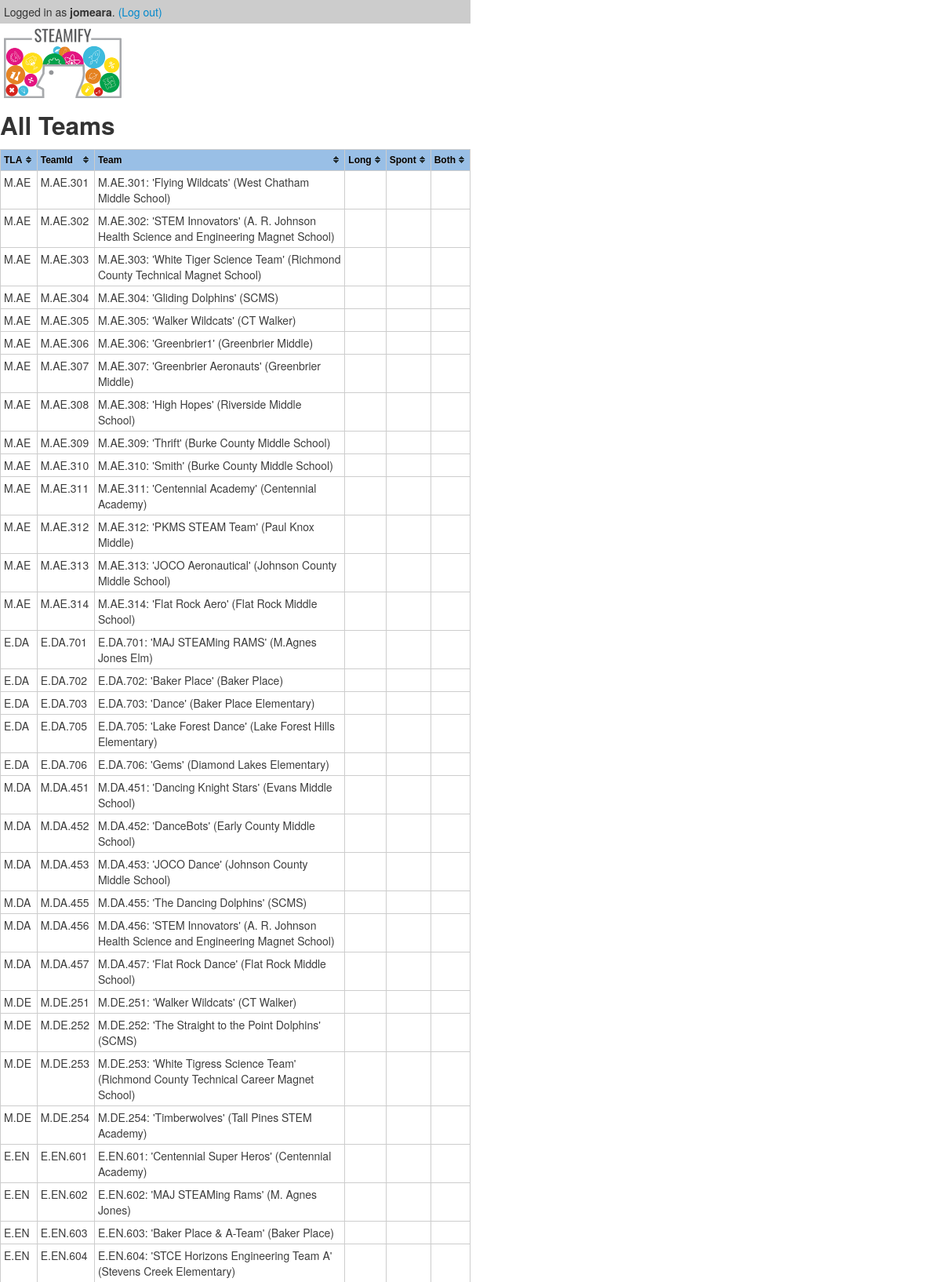
The app's page /steamify/adminstatus (signed in, upper part) with its own data.
### steamify/models.py (models this page shows, shortened)
class Team(models.Model):
    dotted_id = models.CharField(max_length=20, primary_key=True)
    name = models.CharField(max_length=300)
    school_name = models.CharField(max_length=300)
    def __str__(self):
        return "{}: '{}' ({})".format(self.dotted_id, self.name, self.school_name)
    def get_attached_Shared_type(self):
        from .utils.misc import tla_from_fullId
        team_tla = tla_from_fullId(self.dotted_id)
        for Compet in ALL_EXCEPT_SPONT:
            if Compet.TLA.upper() == team_tla.upper():
                return Compet
        raise ValueError("Could not find a competition for that TeamID.")
    def three_averages(self):
        lon = avg_long_score(self)
        spon = avg_spont_score(self)
        both = avg_both(lon=lon, spon=spon)
        return {
            "lon": lon,
            "spon": spon,
            "both": both
        }

### steamify/views.py (the view)
# urls.py: path('adminstatus', AdminStatusView.as_view(), name="adminstatus"),
class AdminStatusView(UserPassesTestMixin, TemplateView):
    template_name = 'steamify/adminstatus.html'
    def test_func(self):
        user = self.request.user
        return user.is_staff and user.is_superuser
    def get_context_data(self, **kwargs):
        context = super().get_context_data(**kwargs)
        context['all_entries_by_category'] = all_entries_by_category()
        context['all_team_objects'] = [precalcTeam(x) for x in Team.objects.all()]
        return context

### steamify/models.py (called while the page is built)
def mean(lis):
    al = list(lis)
    return sum(al) / len(al)

def _judgeMultiSubmit(judgeScores):
    judges = [x.judge for x in judgeScores]
    fs = toolz.frequencies(judges)
    toomany = toolz.valfilter(lambda num: num > 1, fs)
    return [judge.username for judge in toomany.keys()]

def avg_multiple_judges(Compet, team):
    judgeScores = list(Compet.objects.filter(team=team))
    judgeAvgs = [x.avg_judge_submission() for x in judgeScores]  # List[float]
    if len(judgeScores) == 0:
        return WithMeta(meta="---")
    jms = _judgeMultiSubmit(judgeScores)
    if jms:
        return WithMeta(meta="MultiSubmit: {}".format(jms),
                        val=mean(judgeAvgs),
                        numsubmit=len(judgeAvgs))     #   Averagable([999999])  # This should stand out.
    else:
        return WithMeta(val=mean(judgeAvgs), numsubmit=len(judgeAvgs))

def avg_long_score(team):
    Compet = team.get_attached_Shared_type()
    return avg_multiple_judges(Compet, team)

def avg_spont_score(team):
    return avg_multiple_judges(Spont, team)

def avg_both(lon, spon):
    if lon.val and spon.val:
        weightavg = (0.8 * lon.val) + (0.2 * spon.val)
        return WithMeta(val=rnd(weightavg))
    else:
        return WithMeta(meta="---")

    def __str__(self):
        return "Score: {}, {} (BehindTheScenesID={})".format(self.judge, self.team.dotted_id, self.pk)

    def get_absolute_url(self):
        from .utils.misc import makeEditLink  # avoid circular import
        return makeEditLink(self.TLA, {
            'spontOrLong': self.spontOrLong,
            'full_team_id': self.team.dotted_id,
            'pk': self.pk})

    def avg_judge_submission(self):
        from .utils.misc import getUserDisplayedAttrs  # avoid circular import
        fns = getUserDisplayedAttrs(self)
        return mean(getattr(self, fn) for fn in fns)  # AvgAndCount(avg=mean(vals), count=len(vals))

### steamify/utils/misc.py (called while the page is built)
def getUserDisplayedFields(instanceOrClass):
    exlu = set(_expanded_excluded)
    def _want(f):
        return f.name not in exlu
    fds = instanceOrClass._meta.get_fields(include_parents=False)
    castfds = cast(Iterable[ModelField], fds)
    return list(filter(_want, castfds))

def getUserDisplayedAttrs(instanceOrClass):
    fds = getUserDisplayedFields(instanceOrClass)
    return [x.name for x in fds]

def tla_from_fullId(dotid):
    gradeletter, subject, numericalpart = dotid.split(".")
    return gradeletter + "." + subject

### steamify/templates/steamify/adminstatus.html (shortened to what this page needs)
{% extends "steamify/base.html" %}
{% load static %}
{% block extrahead %}
<link rel="stylesheet" href="{% static 'steamify/tablesorter-master/theme.blue.css' %}">
{% endblock %}
{% block content %}
    <h2> All Teams </h2>
    <table class="tablesorter-blue usets">
    <thead><tr>
        <th>TLA</th>
        <th>TeamId</th>
        <th>Team</th>
        <th>Long</th>
        <th>Spont</th>
        <th>Both</th>
    </tr></thead>
    <tbody>
    {% for team in all_team_objects %}
        <tr>
            <td>{{ team.tla }}</td>
            <td>{{ team.dotted_id }}</td>
            <td>{{ team.team_obj }}</td>
            <td>{{ team.lon }}</td>
            <td>{{ team.spon }}</td>
            <td>{{ team.both }}</td>
        </tr>
    {% endfor %}
    </tbody>
    </table>
{% endblock %}

### steamify/templates/steamify/base.html (shortened to what this page needs)
{% load static %}
<!doctype html>
<html lang="en">
<head>
    <link href="{% static 'steamify/js/jquery-ui-1.12.1/jquery-ui.css' %}" rel="stylesheet">
    <link href="{% static 'steamify/css/bootstrap.css' %}" rel="stylesheet">
    <link href="{% static 'steamify/css/steamify.css' %}" rel="stylesheet">
    {% block extrahead %}{% endblock %}
</head>
<body>
    <div style="max-width:600px;">
        {% if user.is_authenticated %}
            <div class="steamify-login-state">
                Logged in as <b>{{ user }}</b>.
                <a href="{% url 'logout' %}">(Log out)</a>
            </div>
        {% endif %}
        <img class="steamify-logo" src="{% static "steamify/img/steamify-logo.png" %}" alt="Image: Steamify Logo">
        {% block content %}{% endblock %}
    </div>
</body>
</html>

### steamify/static/steamify/css/steamify.css (style rules this page uses)
.steamify-login-state { background-color: #ccc; padding:5px; }
.steamify-logo { padding: 5px; width: 150px; }

### steamify/static/steamify/tablesorter-master/theme.blue.css (style rules this page uses)
.tablesorter-blue { width: 100%; background-color: #fff; margin: 10px 0 15px; text-align: left; border-spacing: 0; border: #cdcdcd 1px solid; border-width: 1px 0 0 1px; }
.tablesorter-blue th, .tablesorter-blue td { border: #cdcdcd 1px solid; border-width: 0 1px 1px 0; }
.tablesorter-blue th, .tablesorter-blue thead td { font: 12px/18px Arial, Sans-serif; font-weight: bold; color: #000; background-color: #99bfe6; border-collapse: collapse; padding: 4px; text-shadow: 0 1px 0 rgba(204, 204, 204, 0.7); }
.tablesorter-blue tbody td, .tablesorter-blue tfoot th, .tablesorter-blue tfoot td { padding: 4px; vertical-align: top; }
.tablesorter-blue .header, .tablesorter-blue .tablesorter-header { background-repeat: no-repeat; background-position: center right; padding: 4px 18px 4px 4px; white-space: normal; cursor: pointer; }
.tablesorter-blue td { color: #3d3d3d; background-color: #fff; padding: 4px; vertical-align: top; }

### records on screen
Team: tla "M.AE", dotted_id "M.AE.301", team_obj "M.AE.301: 'Flying Wildcats' (West Chatham Middle School)"
Team: tla "M.AE", dotted_id "M.AE.302", team_obj "M.AE.302: 'STEM Innovators' (A. R. Johnson Health Science and Engineering Magnet School)"
Team: tla "M.AE", dotted_id "M.AE.303", team_obj "M.AE.303: 'White Tiger Science Team' (Richmond County Technical Magnet School)"
Team: tla "M.AE", dotted_id "M.AE.304", team_obj "M.AE.304: 'Gliding Dolphins' (SCMS)"
Team: tla "M.AE", dotted_id "M.AE.305", team_obj "M.AE.305: 'Walker Wildcats' (CT Walker)"
Team: tla "M.AE", dotted_id "M.AE.306", team_obj "M.AE.306: 'Greenbrier1' (Greenbrier Middle)"
Team: tla "M.AE", dotted_id "M.AE.307", team_obj "M.AE.307: 'Greenbrier Aeronauts' (Greenbrier Middle)"
Team: tla "M.AE", dotted_id "M.AE.308", team_obj "M.AE.308: 'High Hopes' (Riverside Middle School)"
Team: tla "M.AE", dotted_id "M.AE.309", team_obj "M.AE.309: 'Thrift' (Burke County Middle School)"
Team: tla "M.AE", dotted_id "M.AE.310", team_obj "M.AE.310: 'Smith' (Burke County Middle School)"
Team: tla "M.AE", dotted_id "M.AE.311", team_obj "M.AE.311: 'Centennial Academy' (Centennial Academy)"
Team: tla "M.AE", dotted_id "M.AE.312", team_obj "M.AE.312: 'PKMS STEAM Team' (Paul Knox Middle)"
Team: tla "M.AE", dotted_id "M.AE.313", team_obj "M.AE.313: 'JOCO Aeronautical' (Johnson County Middle School)"
Team: tla "M.AE", dotted_id "M.AE.314", team_obj "M.AE.314: 'Flat Rock Aero' (Flat Rock Middle School)"
Team: tla "E.DA", dotted_id "E.DA.701", team_obj "E.DA.701: 'MAJ STEAMing RAMS' (M.Agnes Jones Elm)"
Team: tla "E.DA", dotted_id "E.DA.702", team_obj "E.DA.702: 'Baker Place' (Baker Place)"
Team: tla "E.DA", dotted_id "E.DA.703", team_obj "E.DA.703: 'Dance' (Baker Place Elementary)"
Team: tla "E.DA", dotted_id "E.DA.705", team_obj "E.DA.705: 'Lake Forest Dance' (Lake Forest Hills Elementary)"
Team: tla "E.DA", dotted_id "E.DA.706", team_obj "E.DA.706: 'Gems' (Diamond Lakes Elementary)"
Team: tla "M.DA", dotted_id "M.DA.451", team_obj "M.DA.451: 'Dancing Knight Stars' (Evans Middle School)"
Team: tla "M.DA", dotted_id "M.DA.452", team_obj "M.DA.452: 'DanceBots' (Early County Middle School)"
Team: tla "M.DA", dotted_id "M.DA.453", team_obj "M.DA.453: 'JOCO Dance' (Johnson County Middle School)"
Team: tla "M.DA", dotted_id "M.DA.455", team_obj "M.DA.455: 'The Dancing Dolphins' (SCMS)"
Team: tla "M.DA", dotted_id "M.DA.456", team_obj "M.DA.456: 'STEM Innovators' (A. R. Johnson Health Science and Engineering Magnet School)"
Team: tla "M.DA", dotted_id "M.DA.457", team_obj "M.DA.457: 'Flat Rock Dance' (Flat Rock Middle School)"
Team: tla "M.DE", dotted_id "M.DE.251", team_obj "M.DE.251: 'Walker Wildcats' (CT Walker)"
Team: tla "M.DE", dotted_id "M.DE.252", team_obj "M.DE.252: 'The Straight to the Point Dolphins' (SCMS)"
Team: tla "M.DE", dotted_id "M.DE.253", team_obj "M.DE.253: 'White Tigress Science Team' (Richmond County Technical Career Magnet School)"
Team: tla "M.DE", dotted_id "M.DE.254", team_obj "M.DE.254: 'Timberwolves' (Tall Pines STEM Academy)"
Team: tla "E.EN", dotted_id "E.EN.601", team_obj "E.EN.601: 'Centennial Super Heros' (Centennial Academy)"
Team: tla "E.EN", dotted_id "E.EN.602", team_obj "E.EN.602: 'MAJ STEAMing Rams' (M. Agnes Jones)"
Team: tla "E.EN", dotted_id "E.EN.603", team_obj "E.EN.603: 'Baker Place & A-Team' (Baker Place)"
Team: tla "E.EN", dotted_id "E.EN.604", team_obj "E.EN.604: 'STCE Horizons Engineering Team A' (Stevens Creek Elementary)"

### other values on screen
{{ user }} "jomeara"
